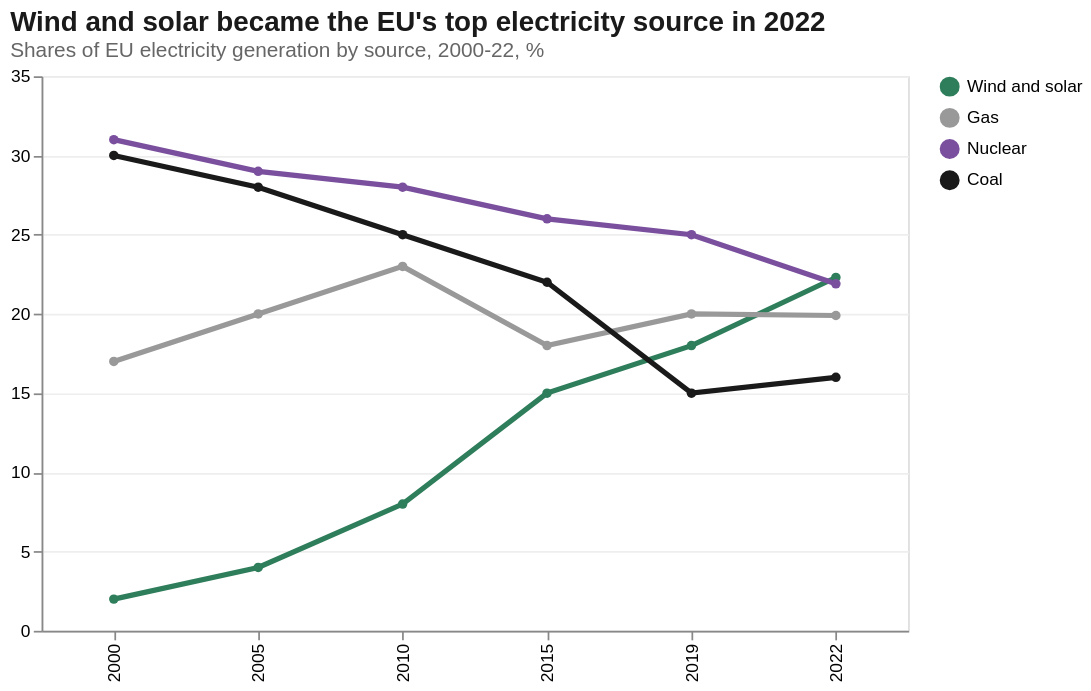

Describe this chart as a Vega-Lite specification.
### Vega-Lite specification from a JSON file in a GitHub repository (floating-point values rounded to 4 significant figures)
{"$schema": "https://vega.github.io/schema/vega-lite/v5.json", "title": {"text": "Wind and solar became the EU's top electricity source in 2022", "subtitle": "Shares of EU electricity generation by source, 2000-22, %", "anchor": "start", "fontSize": 16, "subtitleFontSize": 12, "color": "#1a1a1a", "subtitleColor": "#666666"}, "width": 500, "height": 320, "background": "#ffffff", "data": {"values": [{"year": 2000, "source": "Wind and solar", "share": 2}, {"year": 2005, "source": "Wind and solar", "share": 4}, {"year": 2010, "source": "Wind and solar", "share": 8}, {"year": 2015, "source": "Wind and solar", "share": 15}, {"year": 2019, "source": "Wind and solar", "share": 18}, {"year": 2022, "source": "Wind and solar", "share": 22.3}, {"year": 2000, "source": "Gas", "share": 17}, {"year": 2005, "source": "Gas", "share": 20}, {"year": 2010, "source": "Gas", "share": 23}, {"year": 2015, "source": "Gas", "share": 18}, {"year": 2019, "source": "Gas", "share": 20}, {"year": 2022, "source": "Gas", "share": 19.9}, {"year": 2000, "source": "Nuclear", "share": 31}, {"year": 2005, "source": "Nuclear", "share": 29}, {"year": 2010, "source": "Nuclear", "share": 28}, {"year": 2015, "source": "Nuclear", "share": 26}, {"year": 2019, "source": "Nuclear", "share": 25}, {"year": 2022, "source": "Nuclear", "share": 21.9}, {"year": 2000, "source": "Coal", "share": 30}, {"year": 2005, "source": "Coal", "share": 28}, {"year": 2010, "source": "Coal", "share": 25}, {"year": 2015, "source": "Coal", "share": 22}, {"year": 2019, "source": "Coal", "share": 15}, {"year": 2022, "source": "Coal", "share": 16}]}, "mark": {"type": "line", "point": true, "strokeWidth": 3}, "encoding": {"x": {"field": "year", "type": "ordinal", "title": null, "axis": {"grid": false}}, "y": {"field": "share", "type": "quantitative", "title": null, "axis": {"grid": true, "gridColor": "#eeeeee"}}, "color": {"field": "source", "type": "nominal", "scale": {"domain": ["Wind and solar", "Gas", "Nuclear", "Coal"], "range": ["#2e7d5b", "#999999", "#7a4f9e", "#1a1a1a"]}, "legend": {"title": null, "orient": "right"}}}, "config": {}}
